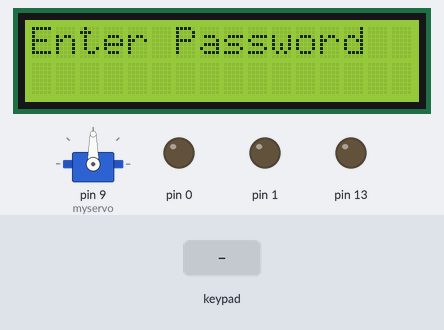
This sketch was run on a simulated Arduino Uno, built with avr-gcc and run on an emulated ATmega328P. Shown: servo, 16×2 character LCD, output pins drawn as LEDs (lit = HIGH). Dashed ring = blinking. The test bench sets the inputs (shaded band).

Above: at 1.7 s.
1.8 s: keypad keys 1 3 9 7 2 2 # pressed 0.4 s apart
At 4.4 s:
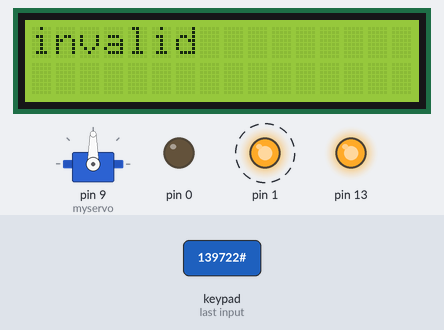
6.1 s: keypad keys 1 2 3 4 5 6 # pressed 0.4 s apart
At 9.6 s:
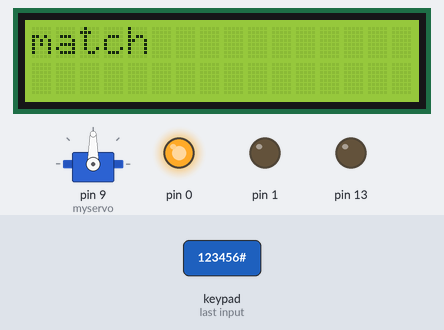
10.4 s: keypad keys 1 2 3 4 5 6 A pressed 0.4 s apart
At 14.2 s:
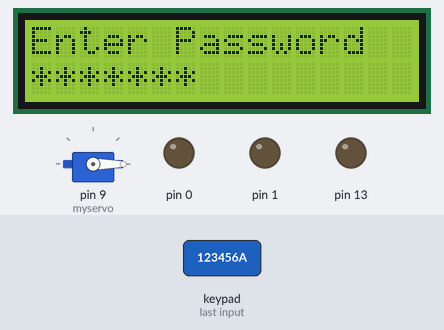
14.7 s: keypad keys 0 0 0 0 # pressed 0.4 s apart
At 14.92 s:
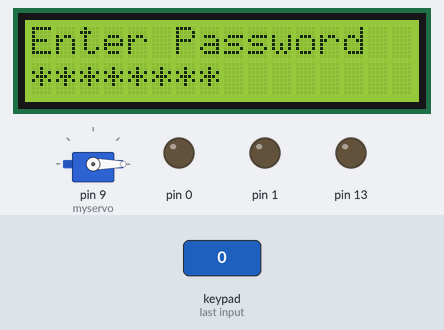
18.2 s: key '*' pressed
19.9 s: keypad keys 1 1 1 1 # pressed 0.4 s apart
At 20.51 s:
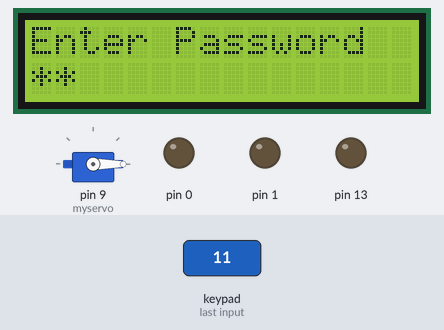
Timing chart, 0 to 24.4 s (numbered marks = the images above; inputs shaded):
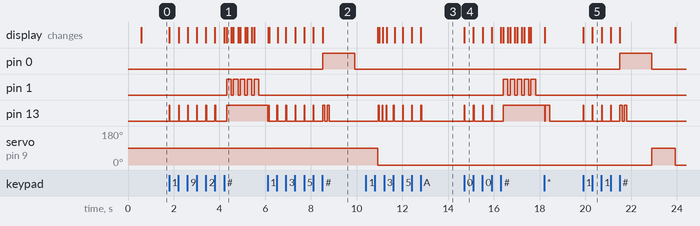

Measured:
- after the input at 1.8 s, pin 1: alternates HIGH for 0.20 s and LOW for 0.10 s, starting after 2.5 s; pin 13: goes 5 × (HIGH 0.03 s, LOW 0.37 s), HIGH 0.03 s, LOW 0.48 s, then HIGH, starting at once; the display: first changes at once (image 1 shows a later state)
- after the input at 6.1 s, pin 0: LOW → HIGH after 2.4 s, → LOW 1.4 s later; the display: first differs from a run without the input after 0.08 s (image 2 shows a later state)
- after the input at 10.4 s, the display: first differs from a run without the input after 0.58 s (image 3 shows a later state)
- after the input at 14.7 s, pin 1: alternates HIGH for 0.20 s and LOW for 0.10 s, starting after 1.7 s; pin 13: goes 3 × (HIGH 0.03 s, LOW 0.37 s), HIGH 0.03 s, LOW 0.47 s, then HIGH, starting at once; the display: changes at once (image 4)
- after the input at 19.9 s, pin 0: LOW → HIGH after 1.6 s, → LOW 1.4 s later; pin 13: goes 4 × (HIGH 0.03 s, LOW 0.36 s), HIGH 0.10 s, LOW 0.10 s, HIGH 0.10 s, then LOW, starting at once; servo on pin 9 (myservo): 0° → 90° after 3.0 s, → 0° 1.0 s later; the display: first changes at once (image 5 shows a later state)

The sketch:

code.ino
```cpp
#include <LiquidCrystal.h>
#include <Keypad.h>
#include <Servo.h>

Servo myservo;
int pos = 0;


LiquidCrystal lcd(12, 11, 5, 4, 3, 2);

const byte ROWS = 4;
const byte COLS = 4;

/*char hexaKeys[ROWS][COLS] = {
  {'7', '8', '9', 'A'},
  {'4', '5', '6', 'B'},   //FOR SIMULATION PART
  {'1', '2', '3', 'C'},
  {'*', '0', '#', 'D'}
};*/

char hexaKeys[ROWS][COLS] = {
  {'1', '2', '3', 'A'},
  {'4', '5', '6', 'B'},  //FOR REAL PROJECT
  {'7', '8', '9', 'C'},
  {'*', '0', '#', 'D'}
};
byte rowPins[ROWS] = {A3, A2, A1, A0};
byte colPins[COLS] = {10, 8, 7, 6};
String us_id[10] = {"123456"};
String us_ps[10]={"123456","0000","1111","2222","2222"};

int x,i;
String ps = "";
String us = "";


Keypad myKeypad = Keypad( makeKeymap(hexaKeys), rowPins, colPins, ROWS, COLS);

void setup() {
  pinMode(0, OUTPUT);
  pinMode(1, OUTPUT);
  pinMode(13, OUTPUT);
  myservo.attach(9);
  lcd.begin(16, 2);
  lcd.print("HELLOW");
  delay(500);
  lcd.clear();
  lcd.setCursor(0, 0);
  lcd.print("Enter Password");
  lcd.setCursor(0, 1);

}

void loop() {


  char key = myKeypad.getKey();

  if (key == '1' || key == '2' || key == '3' || key == '4' || key == '5' || key == '6' || key == '7' || key == '8' || key == '9' || key == '0' || key == 'D' || key == 'A' || key == 'B' || key == 'C' ) {
    lcd.print("*");
    ps = ps + String(key);
    digitalWrite(13, HIGH);
          delay(30);
          digitalWrite(13, LOW);
  }
  if (key == '*')
  {
    ps="";
    digitalWrite(13, HIGH);
          delay(200);
          digitalWrite(13, LOW);
    lcd.clear();
    lcd.setCursor(0, 0);
    lcd.print("Enter Password");
    lcd.setCursor(0, 1);

  }
  if (key == '#')
  {
    lcd.setCursor(0, 0);
    x=0;
    for ( int i=0;i<10;i++ )
    {
      if(ps!="" && ps == us_ps[i] && x==0 )
      {
        x=1;
        lcd.clear();
        lcd.print("match");
        digitalWrite(0, HIGH);
        for(i=0;i<2;i++)
        {
          digitalWrite(13, HIGH);
          delay(100);
          digitalWrite(13, LOW);
          delay(100);
        }
        delay(1000);

        ps ="";
         digitalWrite(0,LOW);
         for (pos = 0; pos <= 90; pos += 1) { // goes from 0 degrees to 90 degrees
           // in steps of 1 degree
             myservo.write(pos);              // tell servo to go to position in variable 'pos'
   // delay(15);                       // waits 15ms for the servo to reach the position
  }

         delay(1000);
         for (pos = 90; pos >= 0; pos -= 1) { // goes from 90 degrees to 0 degrees
          myservo.write(pos);              // tell servo to go to position in variable 'pos'
        // delay(15);
   }

        lcd.clear();
        lcd.setCursor(0, 0);

        lcd.print("Enter Password");
         lcd.setCursor(0, 1);
      }
    }
    if(x==0)
   {

    for(i=0;i<5;i++){
      lcd.clear();
      delay(100);
      digitalWrite(13, HIGH);
      lcd.print("invalid");
      digitalWrite(1, HIGH);
      delay(200);
      digitalWrite(1,LOW);
    }
    delay(400);
    digitalWrite(13, LOW);
        ps ="";

        lcd.clear();
        lcd.setCursor(0, 0);
        lcd.print("Enter Password");
         lcd.setCursor(0, 1);

   }

  }


}
```
